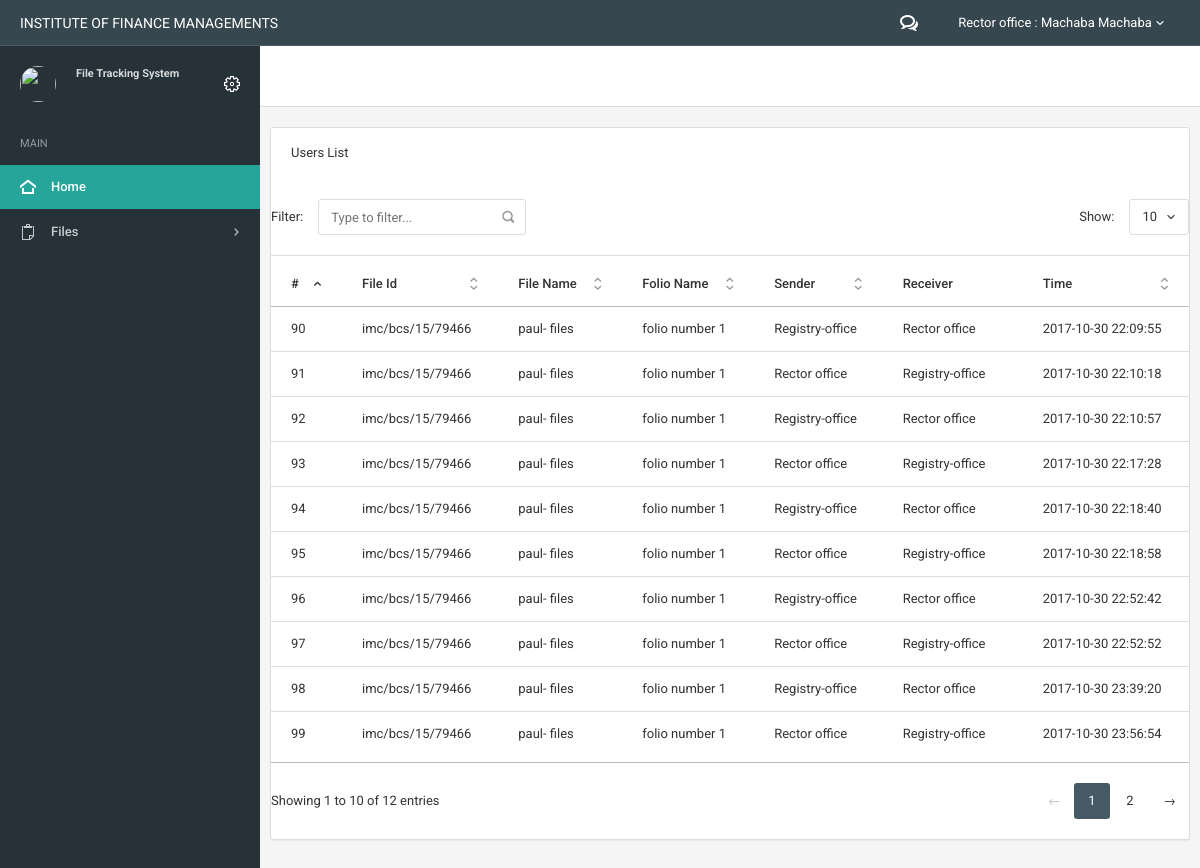
Page /track.php (signed in) on the committed database.
### tables this page shows
CREATE TABLE `sections_levels_list` (
  `sections_levels_list_id` int(11) NOT NULL,
  `name` varchar(100) NOT NULL,
  `level` int(11) NOT NULL,
  `section_levels_id` int(11) NOT NULL
);

CREATE TABLE `staffs` (
  `id` int(11) NOT NULL,
  `staff_id` varchar(100) NOT NULL,
  `fname` varchar(300) NOT NULL,
  `middle` varchar(300) NOT NULL,
  `lname` varchar(300) NOT NULL,
  `email` varchar(300) NOT NULL,
  `inside_section_list_id` int(11) NOT NULL,
  `phone` int(11) NOT NULL,
  `username` varchar(300) NOT NULL,
  `password` varchar(300) NOT NULL,
  `security_level_id` int(11) NOT NULL
);

CREATE TABLE `track_files` (
  `id` int(11) NOT NULL,
  `sender_id` int(11) NOT NULL,
  `receiver_id` int(11) NOT NULL,
  `file_id` int(11) NOT NULL,
  `is_notified` int(11) NOT NULL DEFAULT '0',
  `status` int(11) NOT NULL DEFAULT '1',
  `time` timestamp NOT NULL DEFAULT CURRENT_TIMESTAMP ON UPDATE CURRENT_TIMESTAMP
);

CREATE TABLE `files` (
  `id` int(11) NOT NULL,
  `file_id` varchar(200) NOT NULL,
  `name` varchar(200) NOT NULL,
  `volume` int(11) NOT NULL,
  `file_type_id` int(11) NOT NULL,
  `cabinet_id` int(11) NOT NULL,
  `shelf_id` int(11) NOT NULL,
  `status` int(11) DEFAULT '1',
  `is_open` int(11) DEFAULT '1'
);

CREATE TABLE `folio` (
  `id` int(11) NOT NULL,
  `name` varchar(100) NOT NULL,
  `file_id` int(11) NOT NULL,
  `status` int(11) NOT NULL DEFAULT '1'
);

### Core/init.php (called while the page is built, shortened)
<?php
spl_autoload_register(function ($classes){
    $path = '../classes/'.$classes.'.class.php';
});
require_once '../classes/Connection.php';

### public/login_include.php (called while the page is built, shortened)
<?php
$session = new Session();
 ?>

### classes/session.class.php (called while the page is built, shortened)
<?php
class Session{
                                ?>
<?php
		private function checklogin(){
			if (isset($_SESSION['staff_email'])) {
				$this->staff_email = $_SESSION['staff_email'];
			} else {
				unset($this->staff_email);
				$this->logged = false;
			}
		}
}

### classes/Connection.php (called while the page is built, shortened)
<?php
class Connection{
    public $connect;
    public function open_connection() {
        $this->connect = mysqli_connect(DB_SERVER, DB_USER, DB_PASSWORD, DB_NAME);
    }
    public function select_query($sql){
        $r = $this->connect->query($sql);
        $m = array();
        while($row =$r->fetch_assoc()){
            $m[] = $row;
        }
        return $m;
    }
    public function query($sql){
        $r = mysqli_query($this->connect,$sql);
        $row = mysqli_fetch_assoc($r);
        return $row;
    }
}

### classes/staff.class.php (called while the page is built, shortened)
<?php
class Staff{
    public static function full_name($fname, $lname) {
        if ($fname <> '' && $lname <> '') {
            return $fname ." ". $lname;
        } else {
            return 'System user';
        }
    }
    public function staff_one($email){
        $select = new Connection();
        $row = $select->query("select * from staffs where email = '$email'");
        return $row;
    }
}

### classes/Section_levels_list.class.php (called while the page is built, shortened)
<?php
class Section_levels_list{
    public function select_section_level_list_id($pageid){
        $select = new Connection();
        $row = $select->query("select * from sections_levels_list where sections_levels_list_id = $pageid");
        return $row;
    }
}

### classes/track.class.php (called while the page is built, shortened)
<?php
class Track{
    public function select_track_received(){
        $select = new Connection();
        $row = $select->select_query("select * from track_files where is_notified = 1");
        return $row;
    }
}

### classes/files.class.php (called while the page is built, shortened)
<?php
class Files{
    public function files_id($pageid){
        $select = new Connection();
        $page5 = $select->query("select * from files where id = $pageid");
        return $page5;
    }
}

### classes/folio.class.php (called while the page is built, shortened)
<?php
class Folio{
    public function select_folio_fileid($pageid){
        $select = new Connection();
        $page11 = $select->query("select * from folio where file_id = $pageid ORDER BY id DESC limit 1");
        return $page11;
    }
}

### public/track.php (the view, shortened to what this page needs)
<!DOCTYPE html>
<?php require_once '../Core/init.php';
include 'login_include.php';
?>
<html lang="en">
<head>
        <link href="../js/dataTables/dataTables.bootstrap.css" rel="stylesheet" />
        <?php    include D_TEMPLATE.'/header.php';?>
</head>
<body>
	<?php include D_TEMPLATE.'/navigation.php'?>
	<div class="page-container">
		<div class="page-content">
			<?php include D_TEMPLATE.'/sidebar.php'?>
			<div class="content-wrapper">
                            <?php include D_TEMPLATE.'/sub_header.php';?>
                            <section id="container" class="">
      <section id="main-content">
          <section class="wrapper">
              <div class="col-lg-12">
                      <section class="panel">
                          <header class="panel-heading">
                              Users List
                          </header>
                          <div class="table-responsive" >
                            <table class="table datatable-basic">
                              <thead>
                                <tr>
                                  <th>#</th>
                                  <th>File Id</th>
                                    <th>File Name</th>
                                    <th>Folio Name</th>
                                  <th>Sender</th>
                                  <th>Receiver</th>
                                  <th>Time</th>
                                </tr>
                              </thead>
                              <tbody>
                                  <?php
																	$track = new Track();
																	$section_level_list = new Section_levels_list();
                                  foreach($track->select_track_received() as $track1){
																		$track_file_id = $track1['file_id'];
																		$track_sender = $track1['sender_id'];
																		$track_receiver = $track1['receiver_id'];
                                  ?>
																	<tr>
                                  <td><?php echo $track1['id']; ?></td>
                                  <td><?php
																		$file = new Files();
																		$file_id_track = $file->files_id($track_file_id);
																		echo $file_id_track['file_id'];
																	?></td>
																	<td><?php
																		$file = new Files();
																		$file_name_track = $file->files_id($track_file_id);
																		echo $file_name_track['name'];
																	?></td>
                                                                        <td>
                                                                            <?php
                                                                            $folio = new Folio();
                                                                            $folio4 = $folio->select_folio_fileid($track1['file_id']);
                                                                            echo $folio4['name'];
                                                                            ?>
                                                                        </td>
                                  <td><?php
																	 $sender_track = $section_level_list->select_section_level_list_id($track_sender);
																	 echo $sender_track['name'];
																	 ?></td>
                                  <td><?php
																	 $receiver_track = $section_level_list->select_section_level_list_id($track_receiver);
																	 echo $receiver_track['name'];
																	 ?></td>
                                  <td><?php echo $track1['time']; ?></td>
                                </tr>
                            <?php  }
                               ?>
                              </tbody>
                            </table>
                          </div>
                      </section>
                  </div>
          </section>
      </section>
  </section>
					</div>
				</div>
			</div>
</body>
</html>

### public/template/navigation.php (shortened to what this page needs)
<div class="navbar navbar-inverse">
		<div class="navbar-header">
			<a class="navbar-brand" href="index.php">INSTITUTE OF FINANCE MANAGEMENTS</a>
		</div>
		<div class="navbar-collapse collapse" id="navbar-mobile">
			<ul class="nav navbar-nav navbar-right">
				<li class="dropdown" id="notification">
					<a href="#" class="dropdown-toggle" data-toggle="dropdown">
						<i class="icon-bubbles4"></i>
						<span class="badge bg-warning-400" id="testing"><?php
						$staff = new Staff();
						$receiver = $staff->staff_one($session->staff_email);
						?></span>
					</a>
				</li>
				<li class="dropdown dropdown-user">
					<a class="dropdown-toggle" data-toggle="dropdown">
						<span>
							<?php
							$staff = new Staff();
							$row = $staff->staff_one($session->staff_email);
							$fname = $row['fname'];
							$lname = $row['lname'];
							$office_id = $row['inside_section_list_id'];
							$section_level_list = new Section_levels_list();
							$office = $section_level_list->select_section_level_list_id($office_id);
							$row1 = Staff::full_name($fname,$lname);
							echo $office['name'].' : '.$row1;
							?>
							</span>
						<i class="caret"></i>
					</a>
				</li>
			</ul>
		</div>
	</div>

### rows in the picture
sections_levels_list: name "Rector office"
staffs: row1 "Machaba Machaba"
track_files: id "90", file.file_id "imc/bcs/15/79466", file.name "paul- files", folio.name "folio number 1", sections_levels_list.name "Registry-office", sections_levels_list.name "Rector office", time "2017-10-30 22:09:55"
track_files: id "91", file.file_id "imc/bcs/15/79466", file.name "paul- files", folio.name "folio number 1", sections_levels_list.name "Rector office", sections_levels_list.name "Registry-office", time "2017-10-30 22:10:18"
track_files: id "92", file.file_id "imc/bcs/15/79466", file.name "paul- files", folio.name "folio number 1", sections_levels_list.name "Registry-office", sections_levels_list.name "Rector office", time "2017-10-30 22:10:57"
track_files: id "93", file.file_id "imc/bcs/15/79466", file.name "paul- files", folio.name "folio number 1", sections_levels_list.name "Rector office", sections_levels_list.name "Registry-office", time "2017-10-30 22:17:28"
track_files: id "94", file.file_id "imc/bcs/15/79466", file.name "paul- files", folio.name "folio number 1", sections_levels_list.name "Registry-office", sections_levels_list.name "Rector office", time "2017-10-30 22:18:40"
track_files: id "95", file.file_id "imc/bcs/15/79466", file.name "paul- files", folio.name "folio number 1", sections_levels_list.name "Rector office", sections_levels_list.name "Registry-office", time "2017-10-30 22:18:58"
track_files: id "96", file.file_id "imc/bcs/15/79466", file.name "paul- files", folio.name "folio number 1", sections_levels_list.name "Registry-office", sections_levels_list.name "Rector office", time "2017-10-30 22:52:42"
track_files: id "97", file.file_id "imc/bcs/15/79466", file.name "paul- files", folio.name "folio number 1", sections_levels_list.name "Rector office", sections_levels_list.name "Registry-office", time "2017-10-30 22:52:52"
track_files: id "98", file.file_id "imc/bcs/15/79466", file.name "paul- files", folio.name "folio number 1", sections_levels_list.name "Registry-office", sections_levels_list.name "Rector office", time "2017-10-30 23:39:20"
track_files: id "99", file.file_id "imc/bcs/15/79466", file.name "paul- files", folio.name "folio number 1", sections_levels_list.name "Rector office", sections_levels_list.name "Registry-office", time "2017-10-30 23:56:54"
